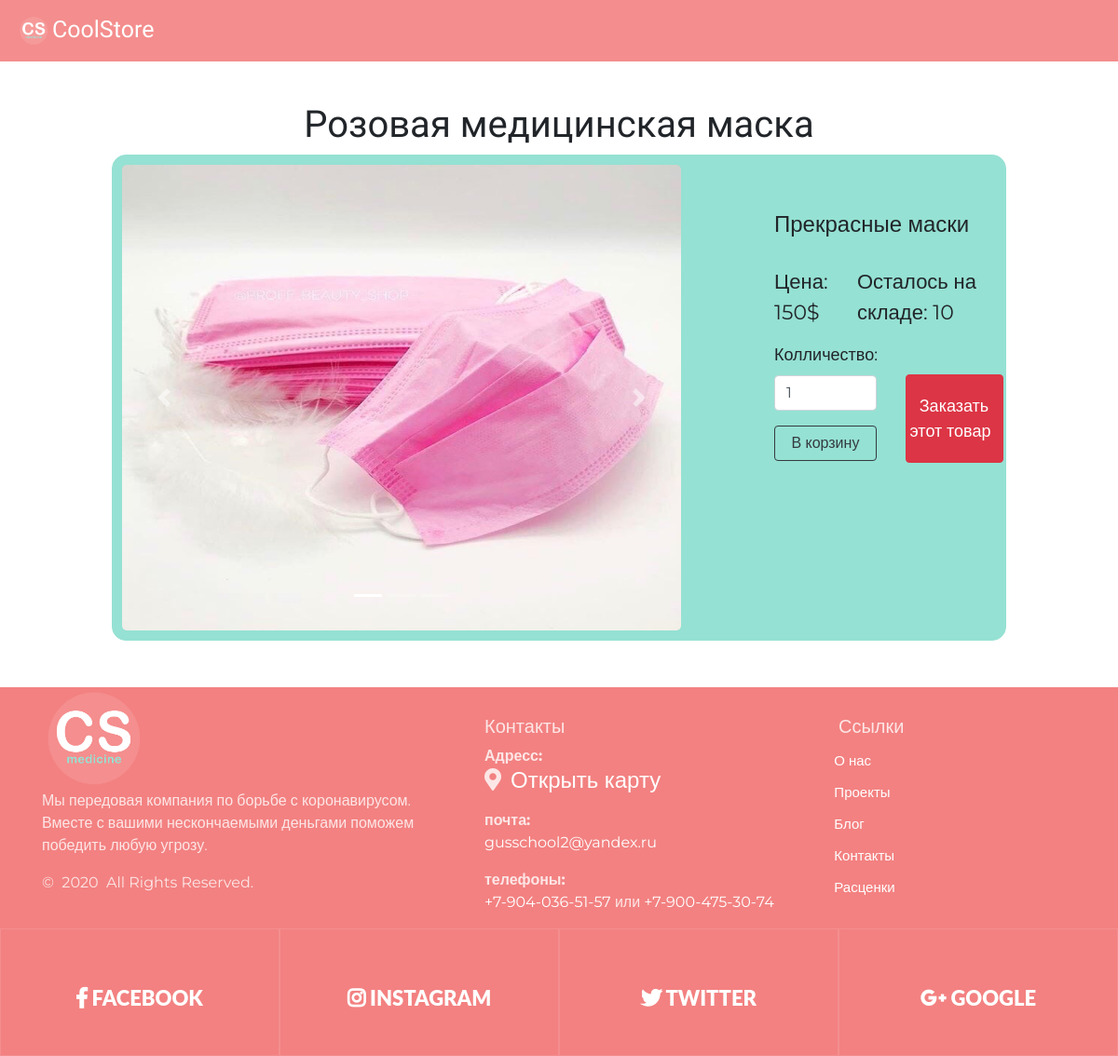
The app's page /product/2 with its own data.
### data/products.py (models this page shows, shortened)
class Products(SqlAlchemyBase, UserMixin, SerializerMixin):
    __tablename__ = 'products'
    id = sqlalchemy.Column(sqlalchemy.Integer, primary_key=True, autoincrement=True)
    title = sqlalchemy.Column(sqlalchemy.String, nullable=True)
    about = sqlalchemy.Column(sqlalchemy.String, nullable=True)
    price = sqlalchemy.Column(sqlalchemy.Integer, nullable=True)
    existence = sqlalchemy.Column(sqlalchemy.Boolean, default=True)
    still_have = sqlalchemy.Column(sqlalchemy.Integer, nullable=True)

### main.py (the view, shortened to what this page needs)
@app.route('/product/<int:product_id>', methods=['GET', 'POST'])
def product(product_id):
    form = Buy()
    if current_user.is_authenticated:
        filename = get_profile_img()
    else:
        filename = 'profilem'
    sessions = db_session.create_session()
    prod = sessions.query(products.Products).get(product_id)
    return render_template('product.html', prod=prod, filename=filename,
                           basket_count=session.get('basket_count', 0), title=prod.title,
                           form=form)

### main.py
class Buy(FlaskForm):
    count = IntegerField('Колличество:', validators=[DataRequired(), NumberRange(1)],
                         default=1)
    submit = SubmitField('В корзину')

### data/db_session.py (called while the page is built)
def create_session() -> Session:
    global __factory
    return __factory()

### templates/product.html (shortened to what this page needs)
{% extends 'base.html' %}
{% block content %}
<div class="product">
    <div id="demo" class="carousel slide" data-ride="carousel">
        <ul class="carousel-indicators">
            <li data-target="#demo" data-slide-to="0" class="active"></li>
            <li data-target="#demo" data-slide-to="1"></li>
            <li data-target="#demo" data-slide-to="2"></li>
        </ul>
        <div class="carousel-inner">
            <div class="carousel-item active">
                <img src="/static/img/product_icons/{{ prod.id }}_1.jpg" width="600px"
                     height="500px">
            </div>
        </div>
        <a class="carousel-control-prev" href="#demo" data-slide="prev">
            <span class="carousel-control-prev-icon"></span>
        </a>
        <a class="carousel-control-next" href="#demo" data-slide="next">
            <span class="carousel-control-next-icon"></span>
        </a>
    </div>
    <div style="margin: 50px; padding-left: 50px">
        <h4 style="margin-bottom: 30px;">{{ prod.about }}</h4>
        <div style="display: flex;">
            <div style="font-size: 22px; margin-right: 15px;">Цена: {{ prod.price }}$</div>
            <div style="font-size: 22px;">Осталось на складе: {{ prod.still_have }}</div>
        </div>
        <form action="" method="post">
            <div style="display: flex;">
                <div style="display: block">
                    <p>
                    <div style="font-size: 18px">{{ form.count.label }}</div>
                    {{ form.count(type="number", style='width: 110px; margin-bottom: 5px;',
                    class="form-control",
                    id="validationDefault01") }}
                    </p>
                    <p style="margin-top: 0px;">{{ form.submit(type="submit", class="btn
                        btn-outline-dark", style='width: 110px')
                        }}
                    </p>
                </div>
                <a href="/buy_now/{{ prod.id }}" class="btn btn-danger"
                   style="width: 105px; height: 95px; margin-top: 50px; margin-left: 30px;
                   color: white; font-size: 18px; padding-top: 20px; padding-left: 3px;">
                    <div style="margin-left: 8px;">Заказать</div>
                    <div>этот товар</div>
                </a>
            </div>
        </form>
    </div>
</div>
{% endblock %}

### templates/base.html (shortened to what this page needs)
<!DOCTYPE html>
<html lang="en">
<head>
    <link rel="stylesheet" href="https://use.fontawesome.com/releases/v5.7.2/css/all.css"
>
    <link rel="stylesheet" href="../../static/css/style.css">
    <link rel="stylesheet"
          href="https://stackpath.bootstrapcdn.com/bootstrap/4.4.1/css/bootstrap.min.css"
>
    <link rel="stylesheet"
          href="https://maxcdn.bootstrapcdn.com/bootstrap/4.1.0/css/bootstrap.min.css">
    <link href="//maxcdn.bootstrapcdn.com/bootstrap/4.1.1/css/bootstrap.min.css" rel="stylesheet"
          id="bootstrap-css">
</head>
<body style="font-family: 'Montserrat', sans-serif;">
<header class="header">
    <nav class="navbar navbar-expand-lg navbar-light" style="background-color: #f38181;">
        <a class="navbar-brand" href="/" style="font-size: 25px; color: white; font-family:
        'Kaushan Script', cursive; display: flex;">
            <img class="brand-logo-light" src="/static/img/new_icon.png"
                 alt="Логотип" width="30" height="30" style="margin: 5px;">
            <div>CoolStore</div>
        </a>
    </nav>
</header>
<h1 align="center" style="margin-top: 110px; font-family: 'Kaushan Script', cursive;">
    {{ title }}
</h1>
{% block content %}
{% endblock %}
<footer class="section footer-classic context-dark bg-image"
        style="background: #f38181; margin-top: 50px;">
    <div class="container">
        <div class="row row-30">
            <div class="col-md-4 col-xl-5">
                <div class="pr-xl-4"><a class="brand" href="#">
                    <img class="brand-logo-light" src="/static/img/new_icon.png" alt="Логотип"
                         width="100" height="100" style="margin: 5px;"></a>
                    <p>Мы передовая компания по борьбе с коронавирусом.
                        Вместе с вашими нескончаемыми деньгами поможем победить любую угрозу.</p>
                    <p class="rights"><span>©  </span><span class="copyright-year">2020</span><span>
                </span><span>All Rights Reserved.</span></p>
                </div>
            </div>
            <div class="col-md-4" style="padding-top: 30px">
                <h5>Контакты</h5>
                <dl class="contact-list">
                    <dt>Адресс:</dt>
                    <dd>
                        <h4 style="display: flex" class="map__title">
                            <div><i class="fas fa-map-marker-alt"></i></div>
                            <a style="padding-left: 10px"
                               href="https://clck.ru/MkGYr"
                               target="_blank">Открыть карту</a>
                        </h4>
                    </dd>
                </dl>
                <dl class="contact-list">
                    <dt>почта:</dt>
                    <dd><a href="mailto:#">gusschool2@yandex.ru</a></dd>
                </dl>
                <dl class="contact-list">
                    <dt>телефоны:</dt>
                    <dd><a href="tel:#">+7-904-036-51-57</a> <span>или</span>
                        <a href="tel:#">+7-900-475-30-74</a>
                    </dd>
                </dl>
            </div>
            <div class="col-md-4 col-xl-3" style="padding-top: 30px">
                <h5>Ссылки</h5>
                <ul class="nav-list">
                    <li><a class="footer_href" href="#">О нас</a></li>
                    <li><a class="footer_href" href="#">Проекты</a></li>
                    <li><a class="footer_href" href="#">Блог</a></li>
                    <li><a class="footer_href" href="#">Контакты</a></li>
                    <li><a class="footer_href" href="#">Расценки</a></li>
                </ul>
            </div>
        </div>
    </div>
    <div class="row no-gutters social-container">
        <div class="col"><a class="social-inner" href="https:\www.facebook.com"
                            style="padding-bottom: 50px;" target="_blank"><span
                class="icon mdi mdi-facebook"></span><span style="font-size: 22px;"><i
                class="fab fa-facebook-f"></i>  Facebook</span></a></div>
        <div class="col"><a class="social-inner" href="https:\www.instagram.com"
                            target="_blank"><span
                class="icon mdi mdi-instagram"></span><span style="font-size: 22px;"><i
                class="fab fa-instagram"></i>  instagram</span></a></div>
        <div class="col"><a class="social-inner" href="https:\twitter.com" target="_blank"><span
                class="icon mdi mdi-twitter"></span><span style="font-size: 22px;"><i
                class="fab fa-twitter"></i>  twitter</span></a></div>
        <div class="col"><a class="social-inner" href="https:\www.google.com" target="_blank"><span
                class="icon mdi mdi-youtube-play"></span><span style="font-size: 22px;"><i
                class="fab fa-google-plus-g"></i>  google</span></a></div>
    </div>
</footer>
</body>
</html>

### static/css/style.css (style rules this page uses)
.icon { width: 40px; height: 40px; margin: 0px; padding: 0px; }
img { border-radius: 5px; }
.header { width: 100%; opacity: .9; z-index: 1000; position: fixed; top: 0; left: 0; right: 0; transform: translate3d(0, 0, 0); }
.product { border: 1px solid #95e1d3; border-radius: 15px; background: #95e1d3; display: flex; margin-left: 10%; margin-right: 10%; margin-bottom: 1%; padding: 10px; }
.context-dark, .bg-gray-dark, .bg-primary { color: rgba(255, 255, 255, 0.8); }
.footer-classic a, .footer-classic a:focus, .footer-classic a:active { color: #ffffff; }
.nav-list li { padding-top: 5px; padding-bottom: 5px; }
ul, ol { list-style: none; padding: 0; margin: 0; }
.social-inner { display: flex; flex-direction: column; align-items: center; width: 100%; padding: 23px; font: 900 13px/1 "Lato", -apple-system, BlinkMacSystemFont, "Segoe UI", Roboto, "Helvetica Neue", Arial, sans-serif; text-transform: uppercase; color: rgba(255, 255, 255, 0.5); }
.social-container .col { border: 1px solid rgba(255, 255, 255, 0.1); }
.nav-list li a:before { content: "\f14f"; font: 400 21px/1 "Material Design Icons"; color: #4d6de6; display: inline-block; vertical-align: baseline; margin-left: -28px; margin-right: 7px; opacity: 0; visibility: hidden; transition: .22s ease; }
.footer_href { color: #ffffff; font-size: 15px; decoration: none; }

### records on screen
Products: title "Розовая медицинская маска", about "Прекрасные маски", price "150", still_have "10"
